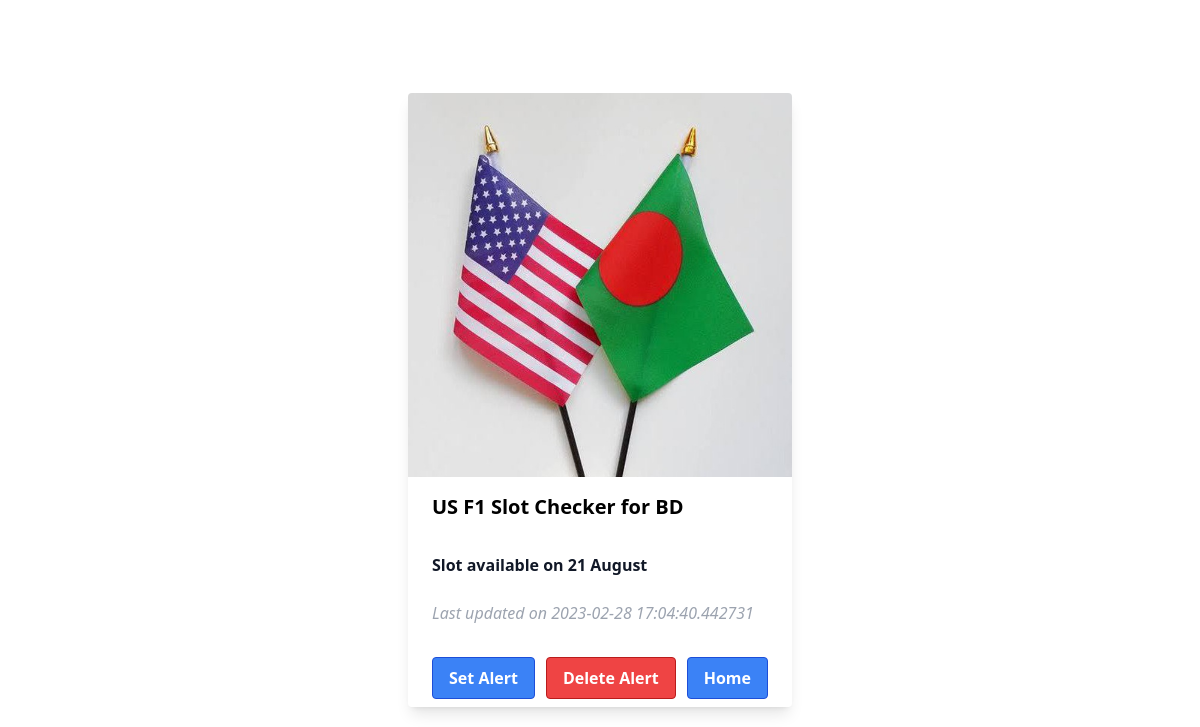
The app's page /, older data.
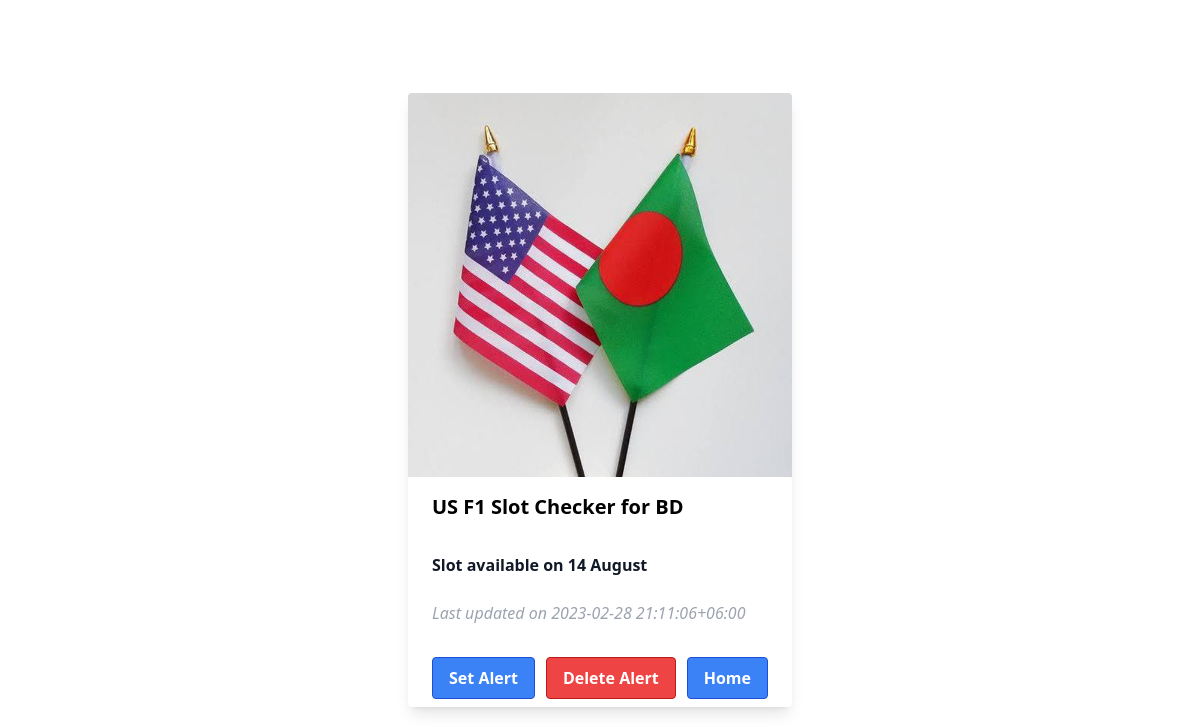
The same page, newer data.
### tables this page shows
CREATE TABLE data (id INTEGER PRIMARY KEY, slot_date DATE, updated DATETIME);

### app.py (the view)
@app.route('/')
def home():
    conn = sqlite3.connect("database.db", detect_types=sqlite3.PARSE_DECLTYPES)
    cursor = conn.cursor()
    cursor.execute("SELECT * FROM data")
    result = cursor.fetchone()
    slot_date = result[1].strftime("%d %B")
    updated_at = result[2]
    conn.close()
    return render_template('index.html', slot_date=slot_date, updated_at=updated_at)

### templates/index.html (shortened to what this page needs)
<html>
<head>
    <script src="https://cdn.tailwindcss.com"></script>
    <link rel="stylesheet" href="{{ url_for('static', filename='main.css') }}">
</head>
<body>
    <div class="flex items-center justify-center h-screen">
        <div class="max-w-sm rounded overflow-hidden shadow-lg">
            <img class="w-full" src="{{ url_for('static', filename='card.webp') }}" alt="Sunset in the mountains">
            <div class="px-6 py-4">
            <div class="font-bold text-xl mb-2">US F1 Slot Checker for BD</div><br>
            <p class="font-bold text-gray-900 text-base">
                Slot available on {{ slot_date }}
            </p><br>
            <p class="italic text-gray-400 text-base">Last updated on {{ updated_at }}</p>
            </div>
            <div class="flex px-6 pt-4 pb-2 justify-between">
                <button class="bg-blue-500 hover:bg-blue-700 text-white font-bold py-2 px-4 border border-blue-700 rounded">
                    <a href="/set_alert">Set Alert</a>
                </button>
                <button class="bg-red-500 hover:bg-red-700 text-white font-bold py-2 px-4 border border-red-700 rounded">
                    <a href="/delete_alert">Delete Alert</a>
                </button>
                <button class="bg-blue-500 hover:bg-blue-700 text-white font-bold py-2 px-4 border border-blue-700 rounded">
                    <a href="/">Home</a>
                </button>
            </div>
        </div>
    </div>
</body>
</html>

Row changes from the older to the newer data that the page shows:
changed data: updated "2023-02-28 17:04:40.442731" → "2023-02-28 21:11:06+06:00"
Text that changed along with them:
{{ slot_date }}: "21 August" → "14 August"
